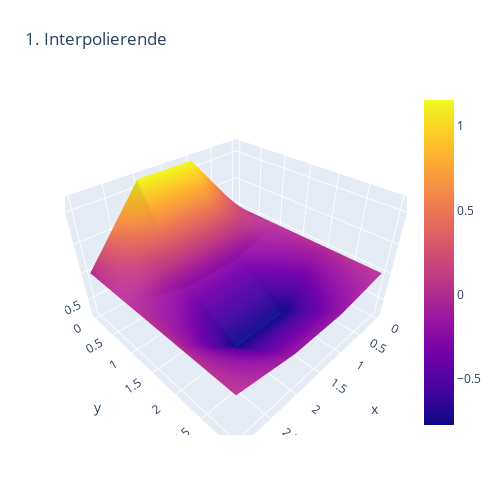

The notebook cell this image was saved under:
### Markdown cell above
$P_4(s,t) = 2/4 \cdot \big(1/ \sqrt{2} \cdot \cos{\frac{\pi (2s+1)}{8}} + (-1) \cdot \cos{\frac{\pi (2s+1)}{8}} \cos{\frac{2\pi (2t+1)}{8}} + 1/ \sqrt{2} \cdot \cos{\frac{2\pi (2s+1)}{8}} + (-1) \cdot \cos{\frac{2\pi (2s+1)}{8}} \cos{\frac{2\pi (2t+1)}{8}}\big)$

### Code cell
x, y = np.arange(0, 4), np.arange(0, 4)
z = []
for s in x:
    z_i = []
    for t in y:
        
        res = 2/4 * (1/np.sqrt(2) * np.cos((np.pi*(2*s+1))/8) + (-1) * np.cos((np.pi*(2*s+1))/8) * np.cos((2* np.pi*(2*t+1))/8) + 1/np.sqrt(2) * np.cos((2*np.pi*(2*s+1))/8) + (-1) * np.cos((2 * np.pi*(2*s+1))/8) * np.cos((2* np.pi*(2*t+1))/8))
        z_i.append(res)
    z.append(z_i)    

fig = go.Figure(data=[go.Surface(z=z, x=x, y=y)])
fig.update_layout(title='1. Interpolierende', autosize=False,
                  width=500, height=500,
                  margin=dict(l=65, r=50, b=65, t=90))
fig.show()

### Figure 1 — Plotly figure (JSON) as saved in the notebook; plotly's stock layout.template omitted (floating-point values rounded to 4 significant figures)
{"data": [{"type": "surface", "x": [0, 1, 2, 3], "y": [0, 1, 2, 3], "z": [[-1.11e-16, 1.153, 1.153, 1.11e-16], [2.776e-17, -0.2294, -0.2294, 0], [5.551e-17, -0.7706, -0.7706, -1.11e-16], [2.776e-17, -0.1533, -0.1533, -2.776e-17]]}], "layout": {"autosize": false, "height": 500, "margin": {"b": 65, "l": 65, "r": 50, "t": 90}, "title": {"text": "1. Interpolierende"}, "width": 500}}
